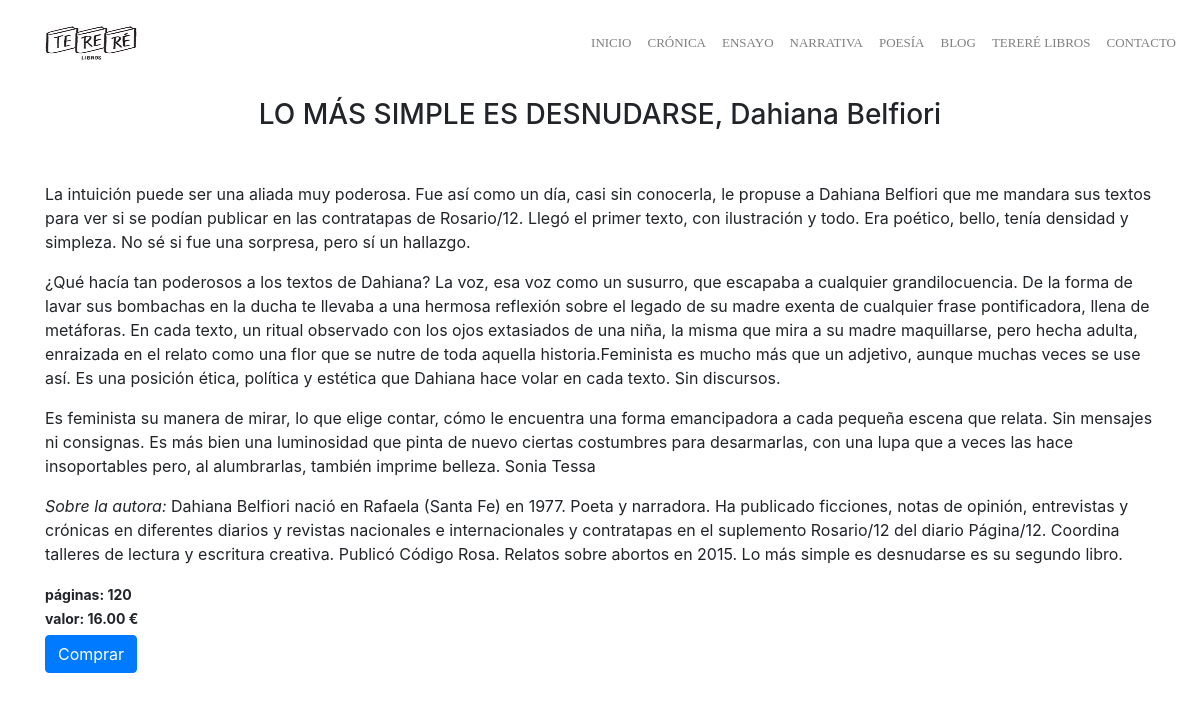
Page /libro/2/ on the committed database.
### tienda/models.py (models this page shows, shortened)
class Libro(models.Model):
    titulo = models.CharField('Título', max_length=100)
    categoria = models.ForeignKey('Categoria', on_delete=models.CASCADE)
    descripcion = RichTextField()
    paginas = models.IntegerField()
    tapa = models.ImageField(upload_to='tapas/', null=True, blank=True)
    precio = models.DecimalField(max_digits=5, decimal_places=2)
    estado = models.BooleanField('En stock', default=True)

### tienda/views.py (the view)
# urls.py: path('libro/<int:id>/', libro, name='libro'),
def libro(request, id):
    libro = Libro.objects.get(id=id)
    context = { 'libro':libro}
    return render(request, 'tienda/info.html', context)

### tienda/templates/tienda/info.html (shortened to what this page needs)
{% load static%}
<!doctype html>
<html lang="en">
  <head>
    <link rel="stylesheet" href="https://cdn.jsdelivr.net/npm/bootstrap@4.6.2/dist/css/bootstrap.min.css">
     <link href="{% static 'css/estilos2.css' %}" rel="stylesheet">
  </head>
  <body>
    {% block content %}
    {% include 'tienda/nav.html' %}
    <div class="container">
            {{ libro.descripcion|safe }}
            <div>
            <span style="font-size: 14px; font-weight: bold; margin-top: 10px;">páginas: {{ libro.paginas }}</span>
            </div>
            <div>
              <span style="font-size: 14px; font-weight: bold; margin-top: 10px;">valor: {{ libro.precio }} €</span>
            </div>
            <div>
              <a href="" class="btn btn-primary" style="margin: auto;margin-top: 5px;">Comprar</a>
            </div>
    </div>
    {% endblock %}
  </body>
</html>

### rows in the picture
Libro: descripcion "LO MÁS SIMPLE ES DESNUDARSE, Dahiana Belfiori La intuición puede ser una aliada muy poderosa. Fue así como un día, casi sin conocerla, le propuse a Dahiana Belfiori que me mandara sus textos para ver si se podían publicar en las contratapas de Rosario/12. Llegó el primer texto, con ilustración y todo. Era poético, bello, tenía densidad y simpleza. No sé si fue una sorpresa, pero sí un hallazgo. ¿Qué hacía tan poderosos a los textos de Dahiana? La voz, esa voz como un susurro, que escapaba a cualquier grandilocuencia. De la forma de lavar sus bombachas en la ducha te llevaba a una hermosa reflexión sobre el legado de su madre exenta de cualquier frase pontificadora, llena de metáforas. En…", paginas "120", precio "16.00"
